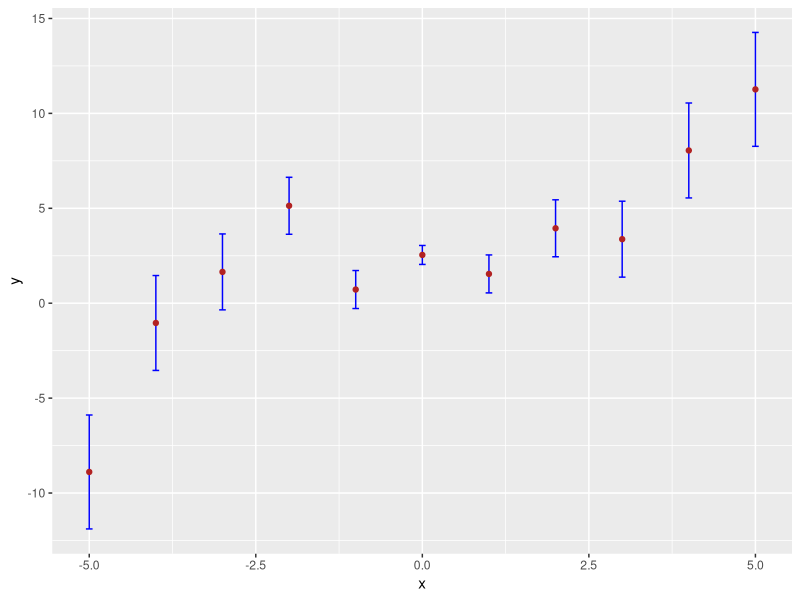
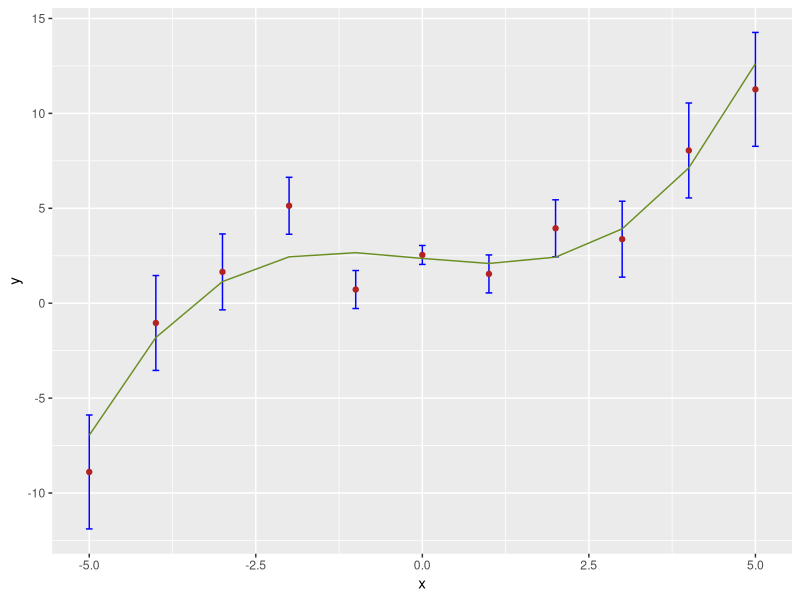
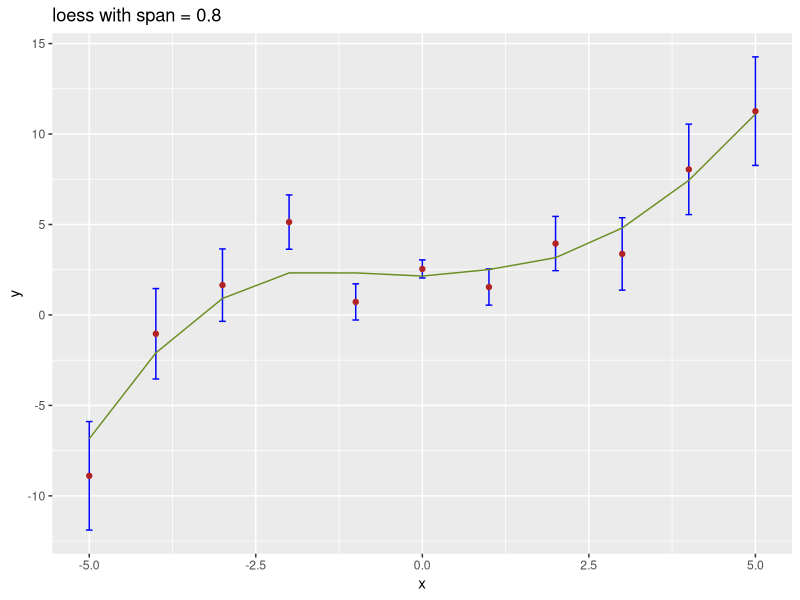
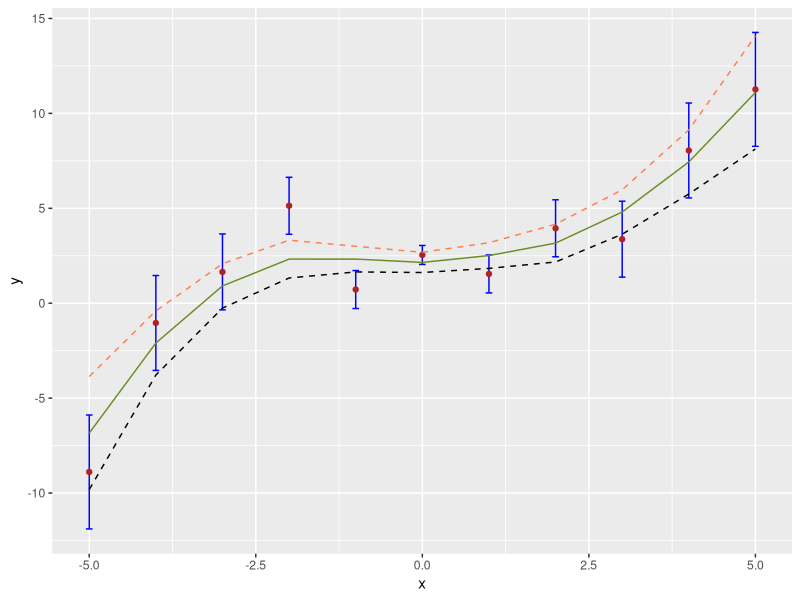

Write R code to recreate these figures, in order.
## ---- chunk 1
set.seed(555)
x = -5:5
y = 0.1*x^3 - 0.5*x + 2.1 + rnorm(length(x),mean=0,sd=0.5*(1+abs(x)))
e = 0.5*(1+abs(x))

df = data.frame("x"=x,"y"=y,"e"=e)

suppressMessages(library(tidyverse))
ggplot(data=df,mapping=aes(x=x,y=y)) +
  geom_errorbar(aes(ymin=y-e, ymax=y+e), width=.1,color="blue") +
  geom_point(color="firebrick")
## ---- chunk 2
suppressMessages(library(dplyr))
suppressWarnings(library(tidyverse))
suppressWarnings(library(gridExtra))
suppressMessages(library(corrplot))
suppressMessages(library(GGally))
suppressMessages(library(car))
## ---- chunk 3
# FILL ME IN
fit.fun <- function(par,data)
{
return( sum((data$y-(par[1]*((data$x)^3)+par[2]*((data$x)^2)+par[3]*(data$x)+par[4]))^2/(data$e)^2) )  # chi-square, coded
}
par <- c(1,1,1,1) # initial guess for alpha
op.out <- suppressWarnings(optim(par,fit.fun,data=df))
op.out$value ; op.out$par
## ---- chunk 4
mod.x = -5:5 ; mod.y = op.out$par[1]*(x^3) + op.out$par[2]*(x^2) + op.out$par[3]*x + op.out$par[4]
ggplot(data=df,mapping=aes(x=x,y=y)) +
  geom_errorbar(aes(ymin=y-e, ymax=y+e), width=.1,color="blue") + geom_point(color="firebrick") +
  geom_line(mapping=aes(x=mod.x,y=mod.y),color="olivedrab")
## ---- chunk 5
# FILL ME IN
1 - pchisq(op.out$value,nrow(df)-4)
## ---- chunk 6
# FILL ME IN
loess.out = loess(y~x,data=df,weights=1/(df$e)^2,span=0.8)
ggplot(data=df,mapping=aes(x=x,y=y)) +
  geom_errorbar(aes(ymin=y-e, ymax=y+e), width=.1,color="blue") +
  geom_point(color="firebrick") +
  geom_line(mapping=aes(x=loess.out$x,y=loess.out$fitted),color="olivedrab") + labs(title='loess with span = 0.8')
## ---- chunk 7
# FILL ME IN
p = predict(loess.out,se=TRUE)
ggplot(data=df,mapping=aes(x=x,y=y)) +
  geom_errorbar(aes(ymin=y-e, ymax=y+e), width=.1,color="blue") +
  geom_point(color="firebrick") +
  geom_line(mapping=aes(x=loess.out$x,y=loess.out$fitted),color="olivedrab") + geom_line(mapping=aes(x=loess.out$x,y=loess.out$fitted+p$se),color="coral",linetype="dashed") + geom_line(mapping=aes(x=loess.out$x,y=loess.out$fitted-p$se),color="black",linetype="dashed")
